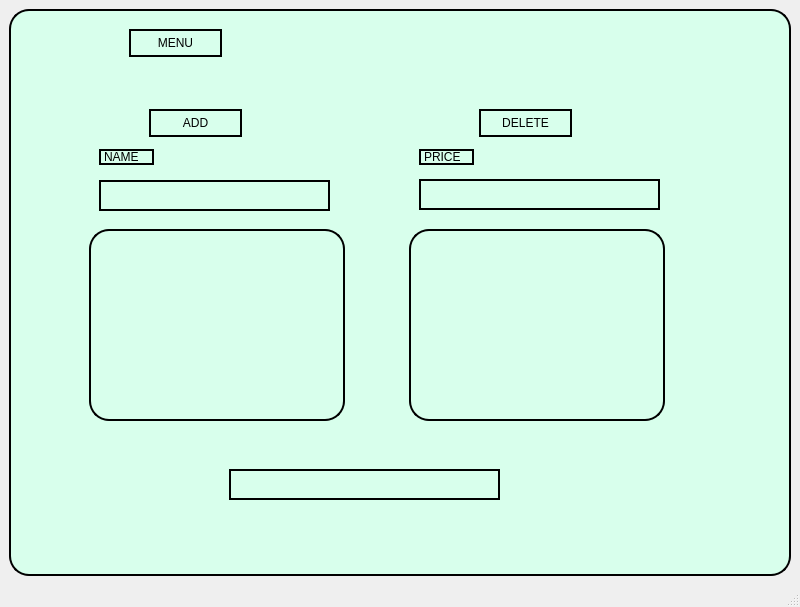
<?xml version="1.0" encoding="UTF-8"?>
<ui version="4.0">
 <class>MainWindow</class>
 <widget class="QMainWindow" name="MainWindow">
  <property name="geometry">
   <rect>
    <x>0</x>
    <y>0</y>
    <width>800</width>
    <height>607</height>
   </rect>
  </property>
  <property name="windowTitle">
   <string>MainWindow</string>
  </property>
  <widget class="QWidget" name="centralwidget">
   <layout class="QVBoxLayout" name="verticalLayout">
    <item>
     <widget class="QFrame" name="frame">
      <property name="styleSheet">
       <string notr="true">background-color: rgb(216, 255, 236);
border: 2px solid black;
border-radius: 20px;</string>
      </property>
      <property name="frameShape">
       <enum>QFrame::StyledPanel</enum>
      </property>
      <property name="frameShadow">
       <enum>QFrame::Raised</enum>
      </property>
      <widget class="QListWidget" name="list_name">
       <property name="geometry">
        <rect>
         <x>80</x>
         <y>220</y>
         <width>256</width>
         <height>192</height>
        </rect>
       </property>
      </widget>
      <widget class="QListWidget" name="list_price">
       <property name="geometry">
        <rect>
         <x>400</x>
         <y>220</y>
         <width>256</width>
         <height>192</height>
        </rect>
       </property>
      </widget>
      <widget class="QLineEdit" name="le_name">
       <property name="geometry">
        <rect>
         <x>90</x>
         <y>171</y>
         <width>231</width>
         <height>31</height>
        </rect>
       </property>
       <property name="text">
        <string/>
       </property>
      </widget>
      <widget class="QLineEdit" name="le_price">
       <property name="geometry">
        <rect>
         <x>410</x>
         <y>170</y>
         <width>241</width>
         <height>31</height>
        </rect>
       </property>
       <property name="text">
        <string/>
       </property>
      </widget>
      <widget class="QPushButton" name="pb_add">
       <property name="geometry">
        <rect>
         <x>140</x>
         <y>100</y>
         <width>93</width>
         <height>28</height>
        </rect>
       </property>
       <property name="styleSheet">
        <string notr="true">QPushButton:hover {
		background-color: rgb(0, 255, 0);
}</string>
       </property>
       <property name="text">
        <string>ADD</string>
       </property>
      </widget>
      <widget class="QPushButton" name="pb_delete">
       <property name="geometry">
        <rect>
         <x>470</x>
         <y>100</y>
         <width>93</width>
         <height>28</height>
        </rect>
       </property>
       <property name="styleSheet">
        <string notr="true">QPushButton:hover {
		background-color: rgb(0, 255, 0);
}</string>
       </property>
       <property name="text">
        <string>DELETE</string>
       </property>
      </widget>
      <widget class="QLabel" name="label">
       <property name="geometry">
        <rect>
         <x>90</x>
         <y>140</y>
         <width>55</width>
         <height>16</height>
        </rect>
       </property>
       <property name="text">
        <string>NAME</string>
       </property>
      </widget>
      <widget class="QLabel" name="label_2">
       <property name="geometry">
        <rect>
         <x>410</x>
         <y>140</y>
         <width>55</width>
         <height>16</height>
        </rect>
       </property>
       <property name="text">
        <string>PRICE</string>
       </property>
      </widget>
      <widget class="QLabel" name="lb_priceTotal">
       <property name="geometry">
        <rect>
         <x>220</x>
         <y>460</y>
         <width>271</width>
         <height>31</height>
        </rect>
       </property>
       <property name="text">
        <string/>
       </property>
      </widget>
      <widget class="QPushButton" name="pb_menu">
       <property name="geometry">
        <rect>
         <x>120</x>
         <y>20</y>
         <width>93</width>
         <height>28</height>
        </rect>
       </property>
       <property name="text">
        <string>MENU</string>
       </property>
      </widget>
     </widget>
    </item>
   </layout>
  </widget>
  <widget class="QMenuBar" name="menubar">
   <property name="geometry">
    <rect>
     <x>0</x>
     <y>0</y>
     <width>800</width>
     <height>26</height>
    </rect>
   </property>
  </widget>
  <widget class="QStatusBar" name="statusbar"/>
 </widget>
 <resources/>
 <connections/>
</ui>
